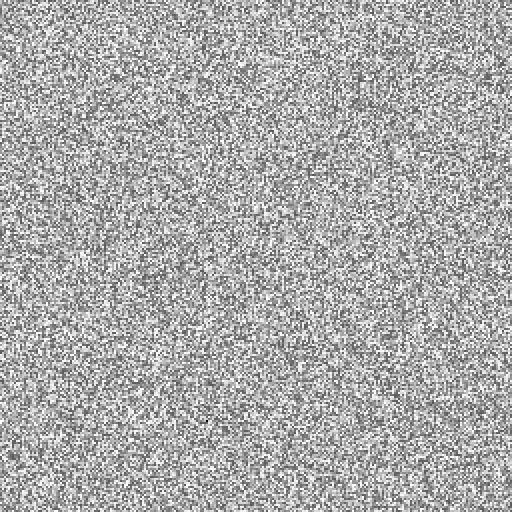
Frame 1 (no input)
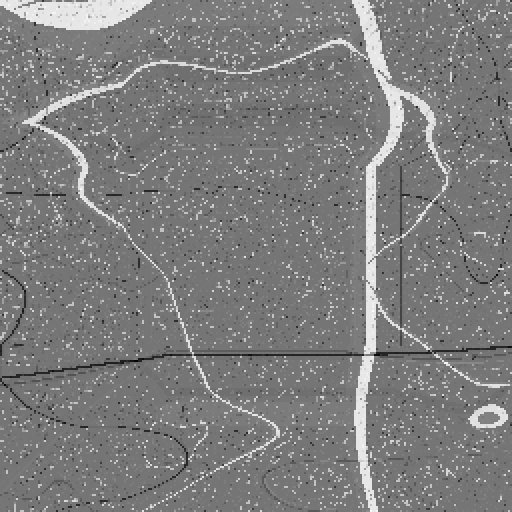
Frame 60 (the mouse pressed at the canvas centre just before this capture)
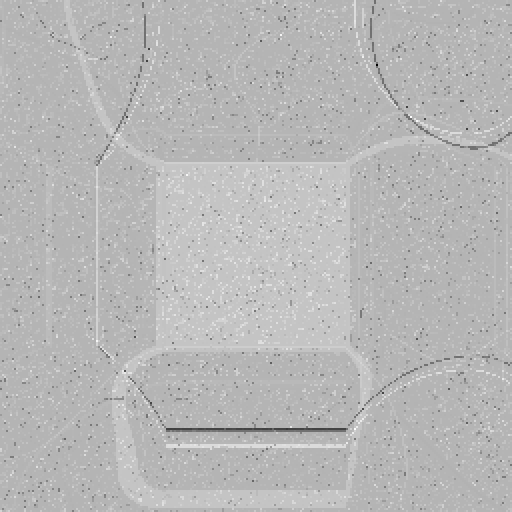
Frame 120 (the mouse held since frame 60 and released just before this capture)

The Processing sketch that drew these frames (run headless with seeded random() and noise(); from frame 60 on, the mouse is pressed at the canvas centre):

// Processing sketch: MultiTuringArtefact
// ── MultiTuringArtefact.pde
/*

MULTI-SCALE TURING PATTERSNS
[Cyclic Symmetric Multi-Scale Turing Patterns]

A different way of combining Turing patterns of multiple scales (rather than simply 
adding them together)is to switch between Turing instabilities of different scales 
at different time steps. In figure 7 below, for each pixel and at each time step 
a decision about what scale Turing instability to deploy is made based on
the amount of variation in the image around the pixel at that scale. 

The Turing instability of the scale withthe least variation “wins” and “fires”, 
increasing slightly the variation at that scale. The resulting image
has variation at multiple scales in a fractal-like manner, and strangely resembles 
an electron microscope image. 

Lighter areas appear raised, and darker areas recessed. The 3D shading effect is 
an accident of the purely 2D algorithm.

In figures 8 to 12 below a cyclic symmetry is imposed by averaging the concentrations 
of "activator" and “inhibitor” at each point with its counterpart points 

at 1/n, 2/n... (n-1) / n times 2π radians around the circle. 

There is an interesting juxtaposition of a strict symmetry and a complex organic 
looking surface.

The images are somewhat reminiscent of electron microscope pictures 
of diatoms.


REFERENCES:
see TuringPatterns sketch from previous week
http://www.jonathanmccabe.com/Cyclic_Symmetric_Multi-Scale_Turing_Patterns.pdf

@author Vladimir V KUCHINOV
@email  helloworld@vkuchinov.co.uk

*/

MultiscaleTuring pattern;

void setup(){
  
   size(512, 512); 
   pattern = new MultiscaleTuring(2, 256, 256, 9, 2.8, 0.08, 0.25);
  
}

void draw(){
 
  pattern.next();
  pattern.draw(); 

}

// ── MultiscaleTuring.pde
class MultiscaleTuring{
  
    float[] F, radiuses, steps, buffer, diffusionLeft, diffusionRight, variation, bestLayer, bestVariation;
    float base, scale, offset;
    int resolution, layers, w, h;
    boolean[] direction;
    
    MultiscaleTuring(int resolution_, int w_, int h_, int layers_, float base_, float scale_, float offset_){
      
        resolution = resolution_; w = w_; h = h_; base = base_; 
        layers = layers_; scale = scale_; offset = offset_;
       
        F = new float[w * h];
        for(int i = 0; i < w_ * h_; i++){ F[i] = random(-1.0, 1.0); }
        
        diffusionLeft = new float[w * h];
        diffusionRight = new float[w * h];
        buffer = new float[w * h];
        variation = new float[w * h];
        bestVariation = new float[w * h];
        bestLayer = new float[w * h];
        
        radiuses = new float[layers];
        steps = new float[layers];
        
        direction = new boolean[w * h];
        
        for (int i = 0; i < layers; i++) {
    
          radiuses[i] = pow(base, i);
          steps[i] = log(radiuses[i]) * scale + offset;
          
        }
       
    }

    void next(){ 
    
      float[] activator = F;
      float[] inhibitor = diffusionRight;
      
      for(int l = 0; l < layers - 1; l++) {
        
          conv(activator, inhibitor, buffer, radiuses[l]);
 
          for (int i = 0; i < w * h; i++) {
            
              variation[i] = activator[i] - inhibitor[i];
              if (variation[i] < 0) { variation[i] = -variation[i]; }
              
          }

              if (l == 0) {
                  for (int i = 0; i < w * h; i++) {
                    
                      bestVariation[i] = variation[i];
                      bestLayer[i] = l;
                      direction[i] = activator[i] > inhibitor[i];
                  }
                  
                  activator = diffusionRight;
                  inhibitor = diffusionLeft;
                  
              } 
              
              else {
                  for (int i = 0; i < w * h; i++) {
                      if (variation[i] < bestVariation[i]) {
                        
                          bestVariation[i] = variation[i];
                          bestLayer[i] = l;
                          direction[i] = activator[i] > inhibitor[i];
                          
                      }
                  }
                  
              float[] tmp = activator;
              activator = inhibitor;
              inhibitor = tmp;
              
              }
          }

        float min = Float.POSITIVE_INFINITY;
        float max = Float.NEGATIVE_INFINITY;
        
        for (int i = 0; i < w * h; i++) { 
          
              float step = steps[(int)bestLayer[i]];
              if (direction[i]) { F[i] += step; } 
              else { F[i] -= step; }
              
              min = min(min, F[i]);
              max = max(max, F[i]);
              
        }
       
        float dist = (max - min) / 2.0;
        for (int i = 0; i < w * h; i++) { F[i] = ((F[i] - min) / dist) - 1; }
    
    }
    
    void conv(float[] in_, float[] out_, float[] buffer_, float radius_) {

      for (int i = 0; i < in_.length; i++) {

          int x = i % w; 
          int y = i / w | 0;

          if (y == 0 && x == 0) { buffer_[i] = in_[i]; } 
          else if (y == 0) { buffer_[i] = buffer_[i - 1] + in_[i]; } 
          else if (x == 0) { buffer_[i] = buffer_[i - w] + in_[i]; } 
          else { buffer_[i] = buffer_[i - 1] + buffer_[i - w] - buffer_[i - w - 1] + in_[i]; }
  
      }
      
      for (int i = 0; i < in_.length; i++) {

          int x = i % w; 
          int y = i / w | 0;
    
          int minx = max(0, x - (int)radius_);
          int maxx = min(x + (int)radius_, w - 1);
          int miny = max(0, y - (int)radius_);
          int maxy = min(y + (int)radius_, h - 1);
          int area = (maxx - minx) * (maxy - miny);
      
          int nw = miny * w + minx;
          int ne = miny * w + maxx;
          int sw = maxy * w + minx;
          int se = maxy * w + maxx;
     
          int j = y * w + x;
          out_[j] = (buffer_[se] - buffer_[sw] - buffer_[ne] + buffer_[nw]) / area;
          
      }

    }

    void draw(){ 

       noStroke();
       
       for(int i = 0; i < F.length; i++){
         
             int x = i % w; 
             int y = i / w | 0;
       
             int c = (int)map(F[i], -1.0, 1.0, 0, 255);
             fill(color(c, c, c));
             rect(x * resolution, y * resolution, resolution, resolution);
        
       }
 
    }
  
}
